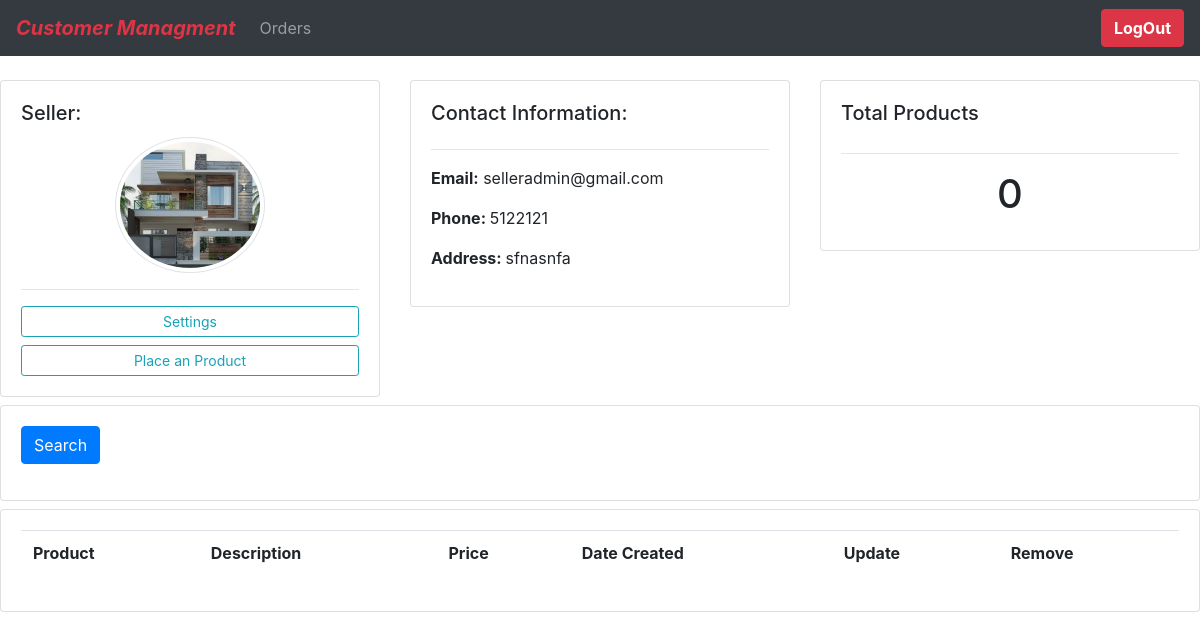
The app's page /seller/ (signed in), older data.
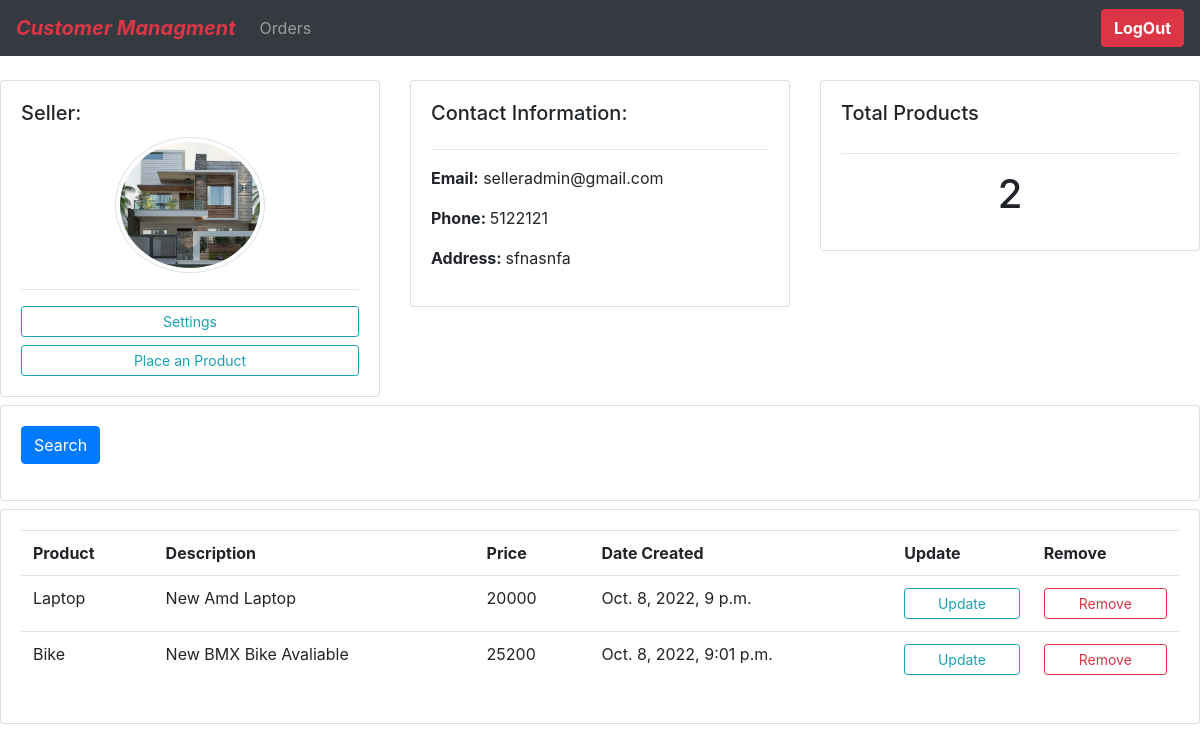
The same page, newer data.
### Authentication/models.py (models this page shows, shortened)
class User(AbstractBaseUser,PermissionsMixin):
    email = models.EmailField( max_length=255, unique=True)
    user_type = models.CharField(max_length=200,choices=USER_TYPE_CHOICES,null=True)
    last_login = models.DateTimeField( blank=True, null=True)
    is_staff = models.BooleanField( default=False)
    is_superuser = models.BooleanField( default=False)
    is_active = models.BooleanField( default=True)
    date_joined = models.DateTimeField(default=timezone.now)
    objects = UserManager()
    USERNAME_FIELD = 'email'
    REQUIRED_FIELDS = []
    class Meta:
        ordering = ['email']

### seller/models.py (models this page shows, shortened)
class Seller(models.Model):
    user = models.OneToOneField(User,on_delete=models.CASCADE,unique=True)
    name = models.CharField(max_length=60,null=True)
    phone = models.CharField(max_length=13,null=True)
    address = models.CharField(max_length=200 , default="address here" ,null=True)
    profile_pic = models.ImageField(null=True, default="defaultprofile.jpg" ,blank=True)
    created_at = models.DateTimeField(auto_now_add=True,max_length=200)
    updated_at = models.DateTimeField(auto_now=True,max_length=200)
    class Meta:
        verbose_name = 'Seller'
        verbose_name_plural = 'Sellers'

### product/models.py (models this page shows)
class Product(models.Model):
    seller = models.ForeignKey(Seller , on_delete=models.CASCADE)
    name = models.CharField(unique=True,max_length=200)
    description = models.CharField(max_length=200)
    price = models.IntegerField()
    created_at = models.DateTimeField(auto_now_add=True,max_length=200)
    updated_at = models.DateTimeField(auto_now=True,max_length=200)
    class Meta:
        verbose_name = 'Product'
        verbose_name_plural = 'Products'
    def __str__(self):
        return self.name

### seller/views.py (the view)
# urls.py: path('',seller_home ,name="seller-home"),
@login_required(login_url="signin")
@user_passes_test(is_user_seller , login_url='signin')
def seller_home(request):
    try:
        seller =  Seller.objects.get(user=request.user)
    except User.DoesNotExist:
        raise Http404("Seller Does Not Exisit")
    sellerproducts = Product.objects.filter(seller=seller)
    totalsellerproducts = sellerproducts.count()
    context = {'seller':seller,'sellerproducts':sellerproducts,"totalsellerproducts":totalsellerproducts }
    return render(request,"seller_home.html",context)

### seller/views.py (called while the page is built)
def is_user_seller(user):
    if user.user_type=="SELLER" and user.is_active:
        return True

### static/template/seller_home.html
{% extends 'main.html' %}
{% block content %}
<br>
<div class="row mb-2">
    <div class="col-md">
        <div class="card card-body">
            <h5 class="card-title">Seller:</h5>
            <img width="150" height="150" class="mx-auto d-block img-thumbnail rounded-circle" src="{{request.user.seller.profile_pic.url}}" alt="">
            <hr>
            <a class="btn btn-outline-info btn-sm btn-block" href="{% url 'settings_seller'  %}">Settings</a>
            <a class="btn btn-outline-info btn-sm btn-block" href="{% url 'place_product' %}">Place an Product </a>
        </div>
    </div>
    <div class="col-md">
        <div class="card card-body">
            <h5>Contact Information:</h5>
            <hr>
            <p class=""><b>Email:</b>  {{seller.user.email}}</p>
            <p><b>Phone: </b> {{seller.phone}}</p>
            <p><b>Address: </b> {{seller.address}}</p>
        </div>
    </div>
    <div class="col-md">
        <div class="card card-body">
            <h5 class="card-title">Total Products</h5>
            <hr>
            <h1 class="text-center card-title">
                {{totalsellerproducts}}
            </h1>
        </div>
    </div>
</div>
<div class="row mt-2 mb-2">
    <div class="col-md">
        <div class="card card-body">
            <form method="get">
                <button class="btn btn-primary" type="submit"> Search</button>
            </form>
        </div>
    </div>
</div>
<div class="row mt-2">
    <div class="col-md">
        <div class="card card-body">
            <table class="table">
                <tr>
                    <th>Product</th>
                    <th>Description</th>
                    <th>Price</th>
                    <th>Date Created</th>
                    <th>Update</th>
                    <th>Remove</th>
                </tr>
                {% if sellerproducts %}
                    {% for i in sellerproducts %}
                    <tr>
                        <td>{{i}}</td>
                        <td>{{i.description}}</td>
                        <td>{{i.price}}</td>
                        <td>{{i.created_at}}</td>
                        <td>
                            <a class="btn btn-outline-info btn-sm btn-block" href="{% url 'update_product' i.id %}">Update </a>
                        </td>
                        <td><a class="btn btn-outline-danger btn-sm btn-block" href="">Remove</a></td>
                    </tr>
                    {% endfor %}
                {% endif %}
            </table>
        </div>
    </div>
</div>
{% endblock %}

### static/template/main.html (shortened to what this page needs)
{% load static %}
<html lang="en">
<head>
    <link rel="stylesheet" href="https://stackpath.bootstrapcdn.com/bootstrap/4.5.2/css/bootstrap.min.css">
</head>
<body>
{% include 'navbar.html' %}
{% block content %}
{% endblock %}
</body>
</html>

### static/template/navbar.html (shortened to what this page needs)
<nav class="navbar navbar-expand-lg navbar-dark bg-dark">
  {% if request.user.user_type == "SELLER"  %}
  <a class="navbar-brand text-danger font-weight-bold font-italic" href="{% url 'seller-home' %}"> Customer Managment</a>
  {% endif %}
    <div class="collapse navbar-collapse" id="navbarNavAltMarkup">
      <div class="navbar-nav">
        {% if request.user.user_type == "CUSTOMER"  %}
        <a class="nav-link" href="{% url 'customer_products' %}">Products</a>
        {% else %}
        <a class="nav-link" href="{% url 'seller-orders' request.user.seller.id %}">Orders</a>
        {% endif %}
      </div>
    </div>
    <a class=" btn btn-md btn-danger font-weight-bold" href="{% url 'signout' %}">LogOut</a>
  </nav>

Row changes from the older to the newer data that the page shows:
added Product: name "Laptop", description "New Amd Laptop", price "20000", created_at "Oct. 8, 2022, 9 p.m."
added Product: name "Bike", description "New BMX Bike Avaliable", price "25200", created_at "Oct. 8, 2022, 9:01 p.m."
Text that changed along with them:
{{ totalsellerproducts }}: "0" → "2"
